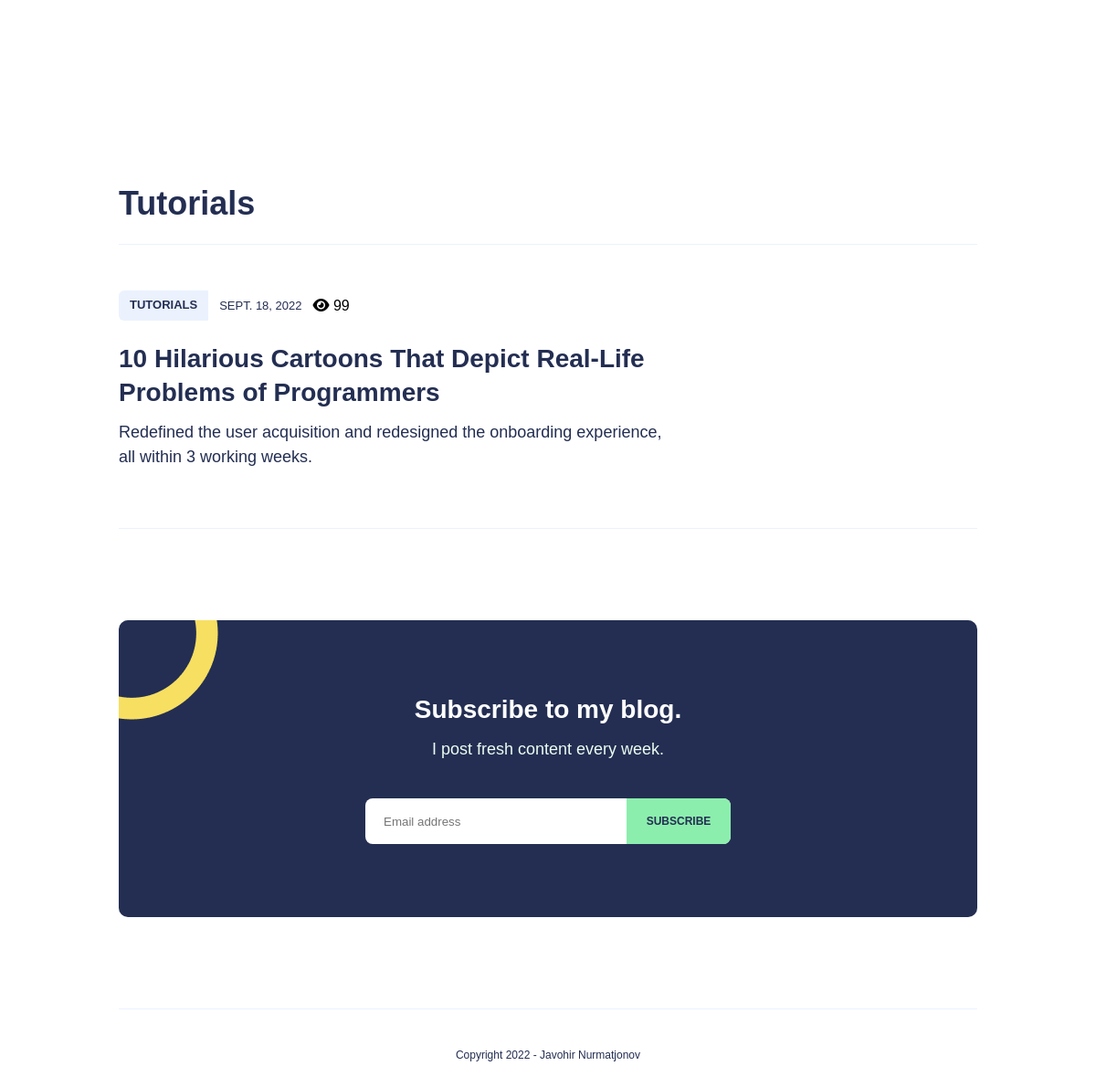
The app's page / (lower part), older data.
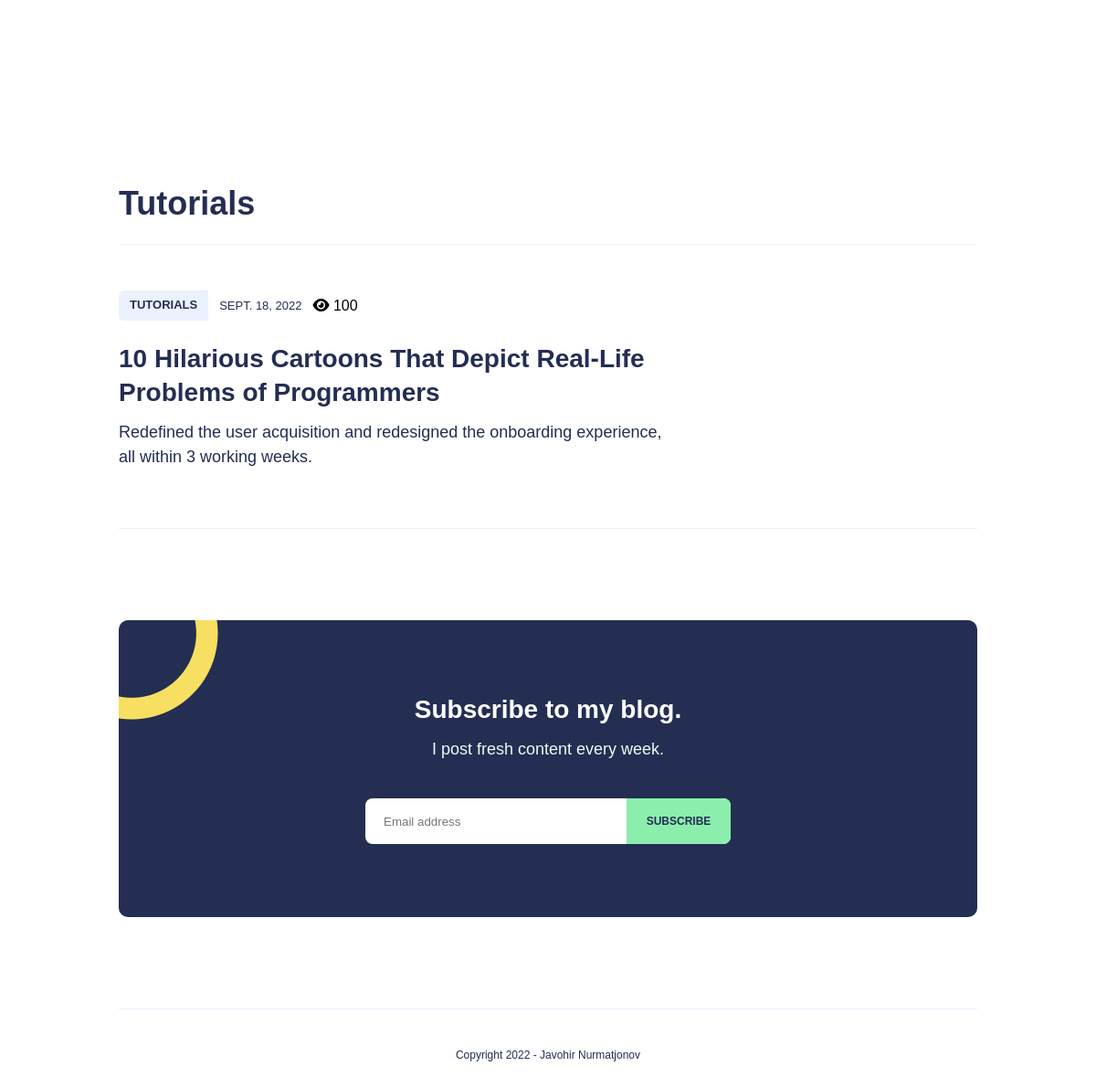
The same page, newer data.
### main/models.py (models this page shows, shortened)
class Article(models.Model):
    image = models.ImageField(upload_to='article_images/', verbose_name='Image')
    title = models.CharField(max_length=255, null=False, blank=False, verbose_name='Title')
    description_lite = models.TextField(verbose_name='Description lite')
    description = RichTextField(verbose_name='Description')
    category = models.ForeignKey(Category,
                                 on_delete=models.CASCADE,
                                 verbose_name='Category',
                                 related_name='articles')
    created_at = models.DateTimeField(auto_now_add=True, verbose_name='Created at')
    views = models.IntegerField(default=0, verbose_name='Views')
    slug = models.SlugField(unique=True, null=True)
    def get_absolute_url(self):
        return reverse('article_detail', kwargs={'slug': self.slug})
    class Meta:
        verbose_name = 'Article'
        verbose_name_plural = 'Articles'
        ordering = ['-created_at', 'category']

class Category(models.Model):
    title = models.CharField(max_length=100, null=False, blank=False, verbose_name='Title')
    slug = models.SlugField(unique=True, null=True, verbose_name='Slug')
    def get_absolute_url(self):
        return reverse('category', kwargs={'slug': self.slug})
    class Meta:
        verbose_name = 'Category'
        verbose_name_plural = 'Categories'
        ordering = ['title']

### main/views.py (the view)
# urls.py: path('', home_view, name='home'),
def home_view(request):
    context = {
        "articles": Article.objects.order_by('-created_at')[:3],
        "categories": Category.objects.all()
    }
    return render(request, 'main/home.html', context)

### main/templatetags/main_tags.py (called while the page is built)
@register.simple_tag()
def get_categories():
    categories = Category.objects.all()
    return categories

### main/templates/main/home.html (shortened to what this page needs)
{% extends 'base.html' %}
{% block main %}
{% for category in categories %}
<section class="news">
    <div class="container">
        <h3 class="news__title">
            {{ category.title }}
        </h3>
        {% for article in category.articles.all %}
        {% include 'main/components/_card.html' %}
        {% endfor %}
    </div>
</section>
{% endfor %}
{% endblock %}

### main/templates/main/components/_card.html
 <div class="card">
            <div class="card__container">
                <div class="card__content">
                    <div class="card__header">
                        <div>
                            <a href="" class="main-badge">{{ article.category.title }}</a>
                        </div>
                        <div class="card__date">
                            {{ article.created_at|date }}
                        </div>
                        <div class="card__views">
                            <i class="fa-solid fa-eye"></i> {{ article.views }}
                        </div>
                    </div>
                    <div class="card__body">
                        <h3 class="card__title">
                            <a href="{{ article.get_absolute_url }}" class="card__title-link">
                                {{ article.title }}
                            </a>
                        </h3>
                        <p class="card__text">
                            {{ article.description_lite|truncatechars:100 }}
                        </p>
                    </div>
                </div>
                <div class="card__img"
                     style="background-image: url('{{ article.image.url }}')"></div>
            </div>
        </div>

Row changes from the older to the newer data that the page shows:
changed Article "10 Hilarious Cartoons That Depict Real-Life Problems of Programmers": views "99" → "100"
